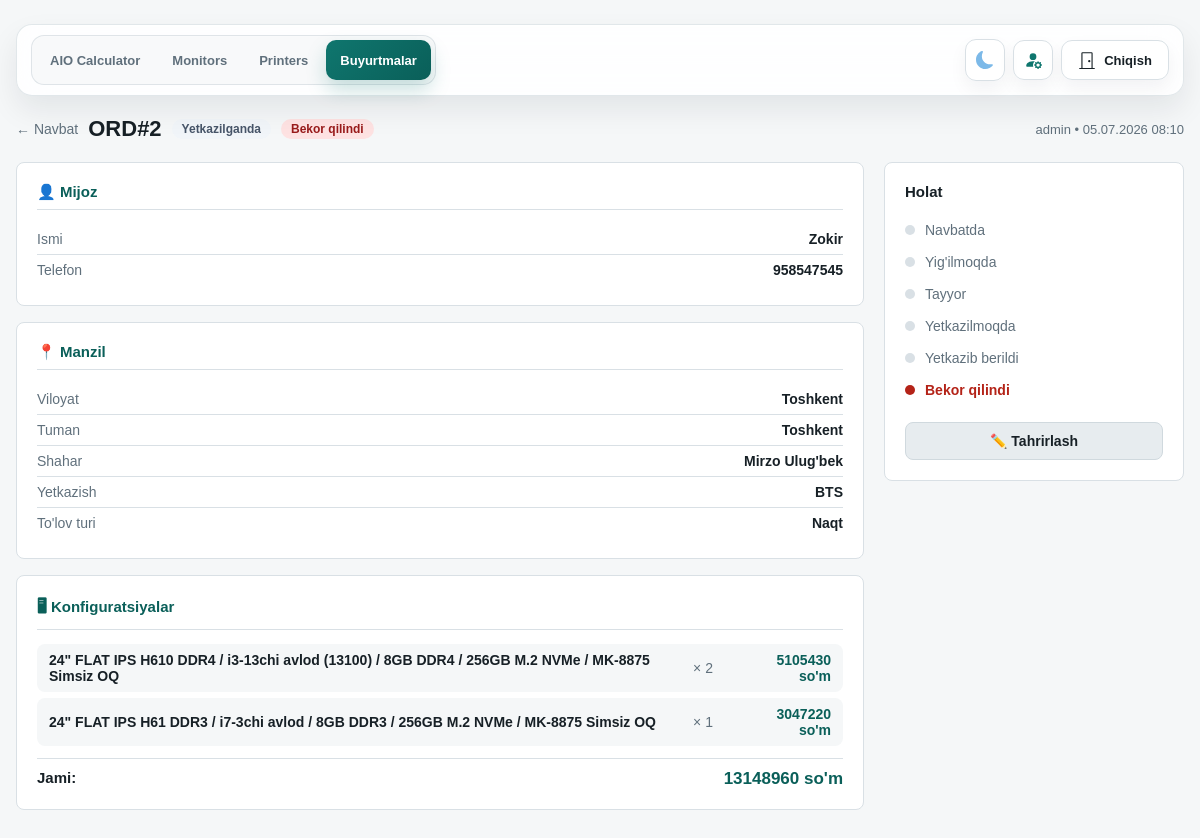
Page /orders/2/ (signed in) on the committed database.
### orders/models.py (models this page shows, shortened)
class Order(models.Model):
    class DeliveryType(models.TextChoices):
        BTS = "BTS", "BTS"
        UZPOST = "UZPOST", "UZPOST"
        PICKUP = "PICKUP", "Olib ketadi"
        DELIVERY = "DELIVERY", "Olib borish kerak"
    class PaymentType(models.TextChoices):
        CARD = "CARD", "Karta"
        CASH = "CASH", "Naqt"
        TRANSFER = "TRANSFER", "Pul ko'chirish"
        CASH_CARD = "CASH_CARD", "Naqt + Karta"
    class PaymentStatus(models.TextChoices):
        PAID = "PAID", "To'langan"
        ON_DELIVERY = "ON_DELIVERY", "Yetkazilganda"
        PARTIAL = "PARTIAL", "Qisman"
    class ProductionStatus(models.TextChoices):
        QUEUED = "QUEUED", "Navbatda"
        IN_PROGRESS = "IN_PROGRESS", "Yig'ilmoqda"
        READY = "READY", "Tayyor"
        SHIPPING = "SHIPPING", "Yetkazilmoqda"
        DELIVERED = "DELIVERED", "Yetkazib berildi"
        CANCELLED = "CANCELLED", "Bekor qilindi"
    order_number = models.CharField(
        max_length=24, unique=True, blank=True, null=True, verbose_name="Buyurtma raqami"
    )
    sold_by = models.ForeignKey(
        User, on_delete=models.PROTECT, related_name="orders", verbose_name="Sotuvchi"
    )
    customer_name = models.CharField(max_length=120, verbose_name="Mijoz ismi")
    customer_phone = models.CharField(max_length=30, verbose_name="Telefon raqami")
    region = models.CharField(max_length=80, verbose_name="Viloyat")
    district = models.CharField(max_length=80, verbose_name="Tuman")
    city = models.CharField(max_length=80, verbose_name="Shahar")
    landmark = models.CharField(max_length=200, blank=True, verbose_name="Mo'ljal")
    delivery_type = models.CharField(
        max_length=20, choices=DeliveryType.choices, verbose_name="Yetkazish turi"
    )
    payment_type = models.CharField(
        max_length=20, choices=PaymentType.choices, verbose_name="To'lov turi"
    )
    payment_status = models.CharField(
        max_length=20,
        choices=PaymentStatus.choices,
        default=PaymentStatus.ON_DELIVERY,
        verbose_name="To'lov holati",
    )
    production_status = models.CharField(
        max_length=20,
        choices=ProductionStatus.choices,
        default=ProductionStatus.QUEUED,
        verbose_name="Ishlab chiqarish holati",
    )
    total_price_usd = models.DecimalField(
        max_digits=12, decimal_places=2, default=0, verbose_name="Jami (USD)"
    )
    total_price_uzs = models.DecimalField(
        max_digits=16, decimal_places=0, default=0, verbose_name="Jami (so'm)"
    )
    notes = models.TextField(blank=True, verbose_name="Izoh")
    created_at = models.DateTimeField(auto_now_add=True)
    updated_at = models.DateTimeField(auto_now=True)
    delivered_at = models.DateTimeField(null=True, blank=True, verbose_name="Yetkazib berilgan vaqt")
    class Meta:
        ordering = ["-created_at"]
        verbose_name = "Buyurtma"
        verbose_name_plural = "Buyurtmalar"

class OrderItem(models.Model):
    order = models.ForeignKey(Order, on_delete=models.CASCADE, related_name="items")
    build_quote = models.ForeignKey(
        "calculator.BuildQuote",
        on_delete=models.SET_NULL,
        null=True,
        blank=True,
        related_name="order_items",
        verbose_name="Kalkulyator konfiguratsiyasi",
    )
    config_label = models.CharField(max_length=255, verbose_name="Konfiguratsiya")
    quantity = models.PositiveIntegerField(default=1, verbose_name="Soni")
    unit_price_usd = models.DecimalField(
        max_digits=12, decimal_places=2, default=0, verbose_name="Dona narxi (USD)"
    )
    class Meta:
        verbose_name = "Buyurtma elementi"
        verbose_name_plural = "Buyurtma elementlari"

### orders/views.py (the view, shortened to what this page needs)
# urls.py: path("<int:pk>/", views.order_detail, name="detail"),
@login_required
def order_detail(request, pk):
    from calculator.models import CalculatorSettings
    try:
        settings = CalculatorSettings.objects.first()
        usd_rate = int(settings.usd_rate) if settings and settings.usd_rate else 12850
    except:
        usd_rate = 12850
    order = get_object_or_404(Order.objects.prefetch_related("items").select_related("sold_by"), pk=pk)
    return render(request, "orders/order_detail.html", {
        "active_nav": "orders",
        "order": order,
        "usd_rate": usd_rate,
        "status_flow": STATUS_FLOW,
        "delivery_choices": Order.DeliveryType.choices,
        "payment_type_choices": Order.PaymentType.choices,
        "payment_status_choices": Order.PaymentStatus.choices,
        "production_status_choices": Order.ProductionStatus.choices,
    })

### orders/templatetags/order_tags.py (called while the page is built)
@register.filter
def status_badge(value):
    return STATUS_BADGE.get(value, "")

@register.filter
def payment_badge(value):
    return PAYMENT_BADGE.get(value, "")

@register.filter
def next_status(value):
    try:
        idx = STATUS_FLOW.index(value)
        return STATUS_FLOW[idx + 1] if idx + 1 < len(STATUS_FLOW) else None
    except (ValueError, IndexError):
        return None

@register.filter
def status_label(value):
    return STATUS_LABELS.get(value, value)

### orders/templates/orders/order_detail.html (shortened to what this page needs)
{% extends "base.html" %}
{% load order_tags %}
{% block content %}
<div style="margin-top:20px;">
  <div style="display:flex;align-items:center;flex-wrap:wrap;gap:10px;margin-bottom:16px;">
    <a href="{% url 'orders:list' %}" style="color:var(--muted);text-decoration:none;font-size:14px;">← Navbat</a>
    <h2 style="margin:0;font-size:22px;">{{ order.order_number }}</h2>
    <span class="badge {{ order.payment_status|payment_badge }}">{{ order.get_payment_status_display }}</span>
    <span class="badge {{ order.production_status|status_badge }}">{{ order.get_production_status_display }}</span>
    <span style="font-size:13px;color:var(--muted);margin-left:auto;">
      {{ order.sold_by.get_full_name|default:order.sold_by.username }} •
      {{ order.created_at|date:"d.m.Y H:i" }}
    </span>
  </div>
  <div class="detail-layout">
    <div>
      <div class="panel detail-section">
        <h3>👤 Mijoz</h3>
        <div class="detail-row"><span>Ismi</span><strong>{{ order.customer_name }}</strong></div>
        <div class="detail-row"><span>Telefon</span><strong>{{ order.customer_phone }}</strong></div>
      </div>
      <div class="panel detail-section">
        <h3>📍 Manzil</h3>
        <div class="detail-row"><span>Viloyat</span><strong>{{ order.region }}</strong></div>
        <div class="detail-row"><span>Tuman</span><strong>{{ order.district }}</strong></div>
        <div class="detail-row"><span>Shahar</span><strong>{{ order.city }}</strong></div>
        <div class="detail-row"><span>Yetkazish</span><strong>{{ order.get_delivery_type_display }}</strong></div>
        <div class="detail-row"><span>To'lov turi</span><strong>{{ order.get_payment_type_display }}</strong></div>
      </div>
      <div class="panel detail-section">
        <h3>🖥 Konfiguratsiyalar</h3>
        {% for item in order.items.all %}
          <div class="config-item">
            <span class="label">{{ item.config_label }}</span>
            <span class="qty">× {{ item.quantity }}</span>
            <span class="price">{% widthratio item.unit_price_usd 1 usd_rate %} so'm</span>
          </div>
        {% endfor %}
        <div style="display:flex;justify-content:space-between;margin-top:12px;padding-top:10px;border-top:1px solid var(--line);">
          <strong style="font-size:15px;">Jami:</strong>
          <div style="text-align:right;">
            <div style="font-weight:800;font-size:17px;color:var(--accent-dark)">{{ order.total_price_uzs|floatformat:0 }} so'm</div>
          </div>
        </div>
      </div>
    </div>
    <aside>
      <div class="panel status-sidebar">
        <h3>Holat</h3>
        {% for s in status_flow %}
          <div class="status-step
            ">
            <div class="status-dot
              ">
            </div>
            {{ s|status_label }}
          </div>
        {% endfor %}
        {% if order.production_status == 'CANCELLED' %}
          <div class="status-step" style="color:var(--danger);font-weight:700;">
            <div class="status-dot" style="background:var(--danger);"></div>
            Bekor qilindi
          </div>
        {% endif %}
        <div class="action-btns">
          <a href="{% url 'orders:detail' order.pk %}?edit=1" class="action-btn secondary"
             onclick="event.preventDefault(); document.getElementById('edit-modal').style.display='flex'">
            ✏️ Tahrirlash
          </a>
        </div>
      </div>
    </aside>
  </div>
</div>
{% endblock %}

### templates/base.html (shortened to what this page needs)
<!doctype html>
<html lang="uz" data-theme="light">
  <head>
  </head>
  <body>
    <main class="shell">
      <div class="topbar">
        <div class="topbar-main">
        <div class="topbar-left">
          <div class="nav-panel" id="nav-panel" data-open="false">
            <nav>
              <ul class="nav-menu">
                <li><a href="{% url 'calculator:home' %}" class="{% if active_nav == 'aio' %}active{% endif %}">AIO Calculator</a></li>
                <li><a href="{% url 'monitors:list' %}" class="{% if active_nav == 'monitors' %}active{% endif %}">Monitors</a></li>
                <li><a href="{% url 'printers:list' %}" class="{% if active_nav == 'printers' %}active{% endif %}">Printers</a></li>
                <li><a href="{% url 'orders:list' %}" class="{% if active_nav == 'orders' %}active{% endif %}">Buyurtmalar</a></li>
              </ul>
            </nav>
          </div>
        </div>
        <div class="top-actions">
          <button type="button" class="theme-toggle" id="theme-toggle" title="Mavzuni o'zgartirish" aria-label="Mavzuni o'zgartirish">
          </button>
          <a class="admin-link" href="{% url 'calculator:profile' %}" title="Mening profilim">
          </a>
          <form method="post" action="{% url 'logout' %}" style="margin:0">
            <button type="submit" class="logout-link">
              <svg xmlns="http://www.w3.org/2000/svg" width="16" height="16" fill="currentColor" viewBox="0 0 16 16">
                <path d="M3 2a1 1 0 0 1 1-1h8a1 1 0 0 1 1 1v13h1.5a.5.5 0 0 1 0 1h-13a.5.5 0 0 1 0-1H3zm1 13h8V2H4z"/>
                <path d="M9 9a1 1 0 1 0 2 0 1 1 0 0 0-2 0"/>
              </svg>
              Chiqish
            </button>
          </form>
        </div>
        </div>
      </div>
      {% block content %}{% endblock %}
    </main>
  </body>
</html>

### rows in the picture
Order: order_number "ORD#2", payment_status "Yetkazilganda", production_status "Bekor qilindi", sold_by.get_full_name "admin", created_at "05.07.2026 08:10", customer_name "Zokir", customer_phone "958547545", region "Toshkent", district "Toshkent", city "Mirzo Ulug'bek", delivery_type "BTS", payment_type "Naqt", total_price_uzs "13148960"
OrderItem: config_label "24\" FLAT IPS H610 DDR4 / i3-13chi avlod (13100) / 8GB DDR4 / 256GB M.2 NVMe / MK-8875 Simsiz OQ", quantity "2", unit_price_usd "5105430"
OrderItem: config_label "24\" FLAT IPS H61 DDR3 / i7-3chi avlod / 8GB DDR3 / 256GB M.2 NVMe / MK-8875 Simsiz OQ", quantity "1", unit_price_usd "3047220"

### other values in the picture
{{ s|status_label }} "Navbatda" "Yig'ilmoqda" "Tayyor" "Yetkazilmoqda" "Yetkazib berildi"
